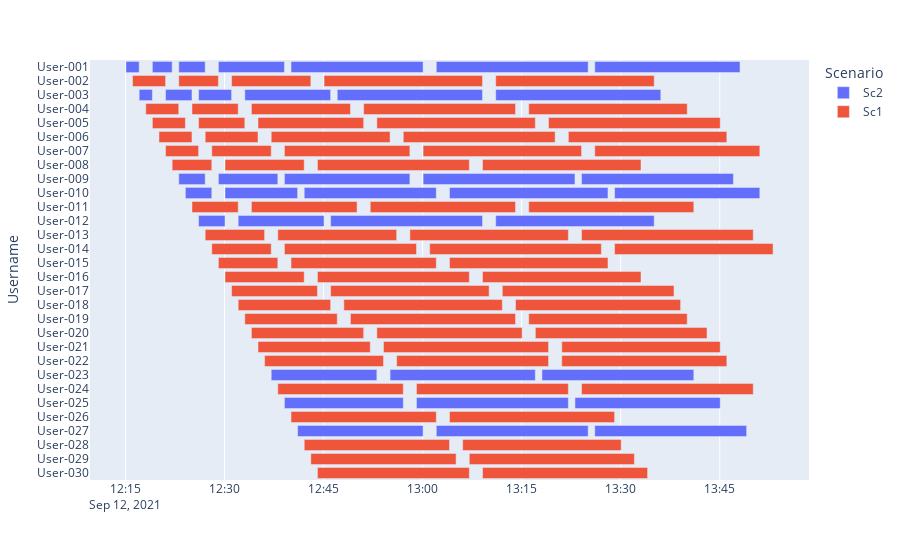

The notebook cell this image was saved under:
### Code cell
#new
#fig = px.timeline(df_users, x_start="Start", x_end="Finish", y="Username")
fig = px.timeline(df_users, x_start="Start", x_end="Finish", y="Username", color="Scenario")
#fig.update_yaxes(autorange="reversed") # otherwise tasks are listed from the bottom up
fig.update_yaxes(categoryorder='category descending')
fig.show()
